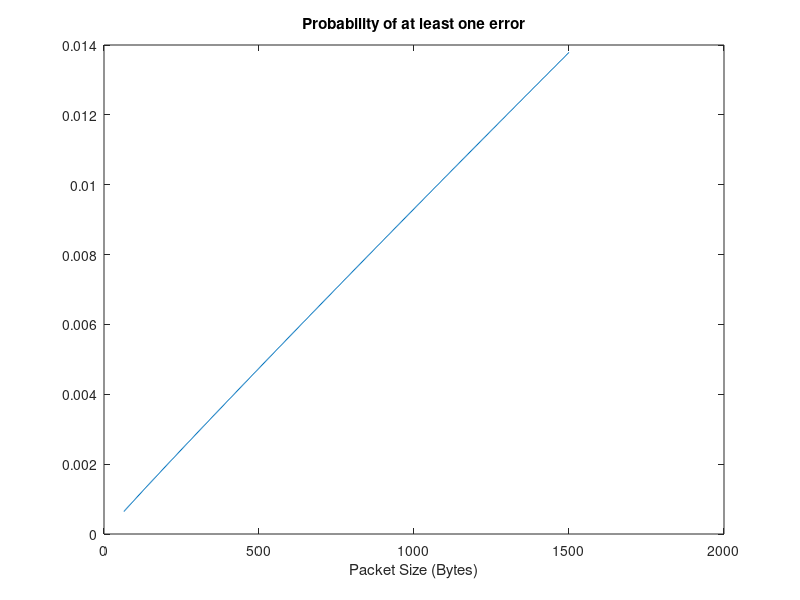
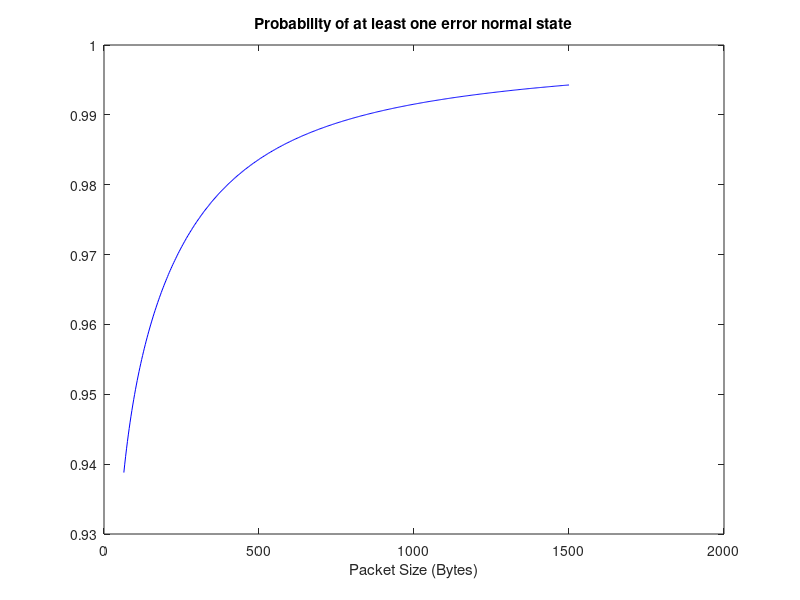
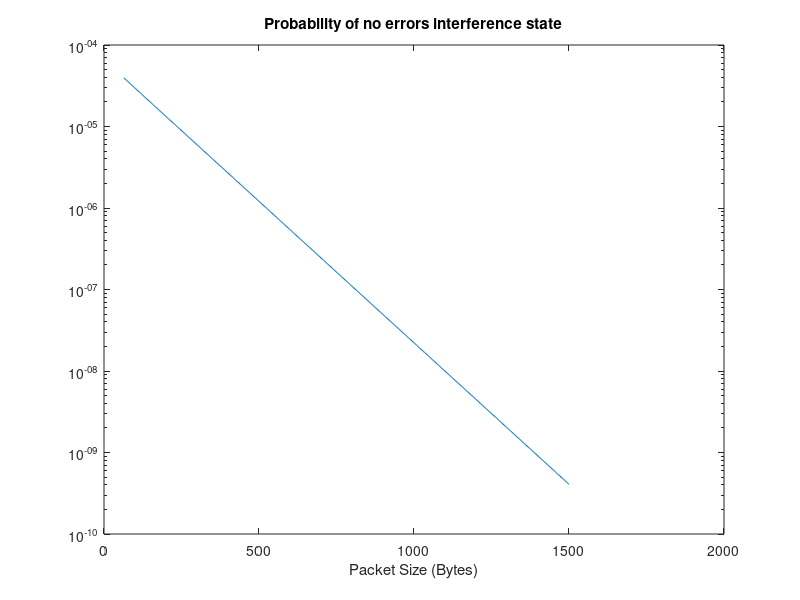

MATLAB code to generate these figures, in order:
%% 3.a

%considerando o 10^-2 o primeiro estado
p0=1/(1+5/1+((5/1)*(20/2))+((5/1)*(20/2)*(100/5))+((5/1)*(20/2)*(100/5)*(600/8)))
p1=(5/1)/(1+5/1+((5/1)*(20/2))+((5/1)*(20/2)*(100/5))+((5/1)*(20/2)*(100/5)*(600/8)))
%p1=p0*(5/1)
p2=((5/1)*(20/2))/(1+5/1+((5/1)*(20/2))+((5/1)*(20/2)*(100/5))+((5/1)*(20/2)*(100/5)*(600/8)))
%p2=p0*(5/1)*(20/2)
p3=((5/1)*(20/2)*(100/5))/(1+5/1+((5/1)*(20/2))+((5/1)*(20/2)*(100/5))+((5/1)*(20/2)*(100/5)*(600/8)))
%p3=p0*(5/1)*(20/2)*(100/5)
p4=((5/1)*(20/2)*(100/5)*(600/8))/(1+5/1+((5/1)*(20/2))+((5/1)*(20/2)*(100/5))+((5/1)*(20/2)*(100/5)*(600/8)))
%p4=p0*(5/1)*(20/2)*(100/5)*(600/8)

%% 3.b

%probabilidade do estado é igual ao tempo médio de permanencia em cada estado
p0=1/(1+5/1+((5/1)*(20/2))+((5/1)*(20/2)*(100/5))+((5/1)*(20/2)*(100/5)*(600/8)))
p1=p0*(5/1)
p2=p0*(5/1)*(20/2)
p3=p0*(5/1)*(20/2)*(100/5)
p4=p0*(5/1)*(20/2)*(100/5)*(600/8)

P1=1/(1+(8/600)+((8/600)*(5/100))+((8/600)*(5/100)*(2/20))+((8/600)*(5/100)*(2/20)*(1/5)))
P2=(8/600)/(1+(8/600)+((8/600)*(5/100))+((8/600)*(5/100)*(2/20))+((8/600)*(5/100)*(2/20)*(1/5)))
P3=((8/600)*(5/100))/(1+(8/600)+((8/600)*(5/100))+((8/600)*(5/100)*(2/20))+((8/600)*(5/100)*(2/20)*(1/5)))
P4=((8/600)*(5/100)*(2/20))/(1+(8/600)+((8/600)*(5/100))+((8/600)*(5/100)*(2/20))+((8/600)*(5/100)*(2/20)*(1/5)))
P5=((8/600)*(5/100)*(2/20)*(1/5))/(1+(8/600)+((8/600)*(5/100))+((8/600)*(5/100)*(2/20))+((8/600)*(5/100)*(2/20)*(1/5)))

%% 3.c

av = 10^(-6)*p4 + 10^(-5)*p3 + 10^(-4)*p2 + 10^(-3)*p1 + 10^(-2)*p0

%% 3.d

% 1/(soma dos valores de saída)
t0=(1/8)*60         % 10^-6
t1=(1/(600+5))*60   % 10^-5
t2=(1/(100+2))*60   % 10^-4
t3=(1/(20+1))*60    % 10^-3
t4=(1/5)*60         % 10^-2

%% 3.e

p_int = p0+p1
p_norm = p2+p3+p4

%% 3.f

av_int = (10^(-3)*p1 + 10^(-2)*p0) /p_int
av_norm = (10^(-6)*p4 + 10^(-5)*p3 + 10^(-4)*p2) /p_norm

%% 3.g
x = linspace(64, 1500, 500);
n=x*8;

% probabilidade de um pacote chegar com erros para P1
p = 10^-6
ac=(1*(p^0)*((1-p).^(n-0)));
e1=(1-ac)

% probabilidade de um pacote chegar com erros para P2
p = 10^-5;
ac=(1*(p^0)*((1-p).^(n-0)));
e2=(1-ac)

% probabilidade de um pacote chegar com erros para P3
p = 10^-4;
ac=(1*(p^0)*((1-p).^(n-0)));
e3=(1-ac)

% probabilidade de um pacote chegar com erros para P4
p = 10^-3;
ac=(1*(p^0)*((1-p).^(n-0)));
e4=(1-ac)

% probabilidade de um pacote chegar com erros para P5
p = 10^-2;
ac=(1*(p^0)*((1-p).^(n-0)));
e5=(1-ac)


prob=((e1*P1)+(e2*P2)+(e3*P3)+(e4*P4)+(e5*P5))

figure(1)
plot(n/8, prob)
title('Probability of at least one error')
xlabel('Packet Size (Bytes)')


%% 3.h
x = linspace(64, 1500,500);
n=x*8;

% vetores y
y1=((e1*P1)./((e1*P1)+(e2*P2)+(e3*P3)+(e4*P4)+(e5*P5)))
y2=((e2*P2)./((e1*P1)+(e2*P2)+(e3*P3)+(e4*P4)+(e5*P5)))
y3=((e3*P3)./((e1*P1)+(e2*P2)+(e3*P3)+(e4*P4)+(e5*P5)))

prob=y1+y2+y3

figure(2)
plot(x, prob, 'b-')
title('Probability of at least one error normal state')
xlabel('Packet Size (Bytes)')


%% 3.i
x = linspace(64, 1500, 500);
n=x*8;
ber = [10^(-6) 10^(-5) 10^(-4) 10^(-3) 10^(-2)]
% probabilidade de um pacote chegar sem erros para P1
p = 10^-6
ac1=(1*(p^0)*((1-p).^(n-0)));

% probabilidade de um pacote chegar sem erros para P2
p = 10^-5;
ac2=(1*(p^0)*((1-p).^(n-0)));

% probabilidade de um pacote chegar sem erros para P3
p = 10^-4;
ac3=(1*(p^0)*((1-p).^(n-0)));

% probabilidade de um pacote chegar sem erros para P4
p = 10^-3;
ac4=(1*(p^0)*((1-p).^(n-0)));

% probabilidade de um pacote chegar sem erros para P5
p = 10^-2;
ac5=(1*(p^0)*((1-p).^(n-0)));

% vetores y
% vetores y
y4=((ac4*P4)./((ac1*P1)+(ac2*P2)+(ac3*P3)+(ac4*P4)+(ac5*P5)))
y5=((ac5*P5)./((ac1*P1)+(ac2*P2)+(ac3*P3)+(ac4*P4)+(ac5*P5)))

prob=y4+y5

figure(3)
semilogy(x, prob)
title('Probability of no errors interference state')
xlabel('Packet Size (Bytes)')